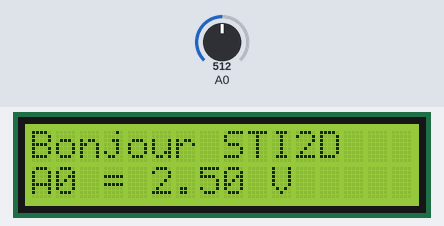
Simulated run of this sketch. Board: Arduino Uno, built with avr-gcc and run on an emulated ATmega328P. On the bench: 16×2 character LCD. The test bench sets the inputs (shaded band); at power-on: A0 = 512.

Above: at 1.2 s.
1.3 s: A0 set to 716
At 2.2 s:
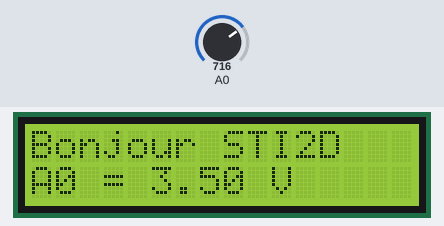
2.8 s: A0 set to 900
At 3.3 s:
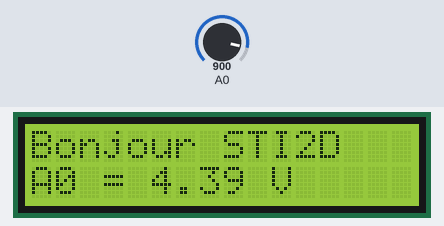
4.3 s: A0 set to 1023
At 5.6 s:
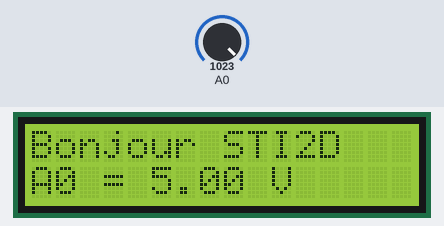
Timing chart, 0 to 7.3 s (numbered marks = the images above; inputs shaded):
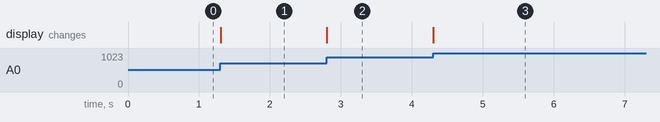

Measured:
- after the input at 1.3 s, the display: changes at once (image 1)
- after the input at 2.8 s, the display: changes at once (image 2)
- after the input at 4.3 s, the display: changes at once (image 3)

The sketch:

lcd_demo.ino
```cpp
// (licence header left out)
#include <LiquidCrystal.h>

// RS, E, D4, D5, D6, D7
LiquidCrystal lcd(12, 11, 5, 4, 3, 2);

void setup()
{
    lcd.begin(16, 2);
    lcd.print("Bonjour STI2D");
}

void loop()
{
    const float volts = analogRead(A0) * 5.0f / 1024.0f;
    lcd.setCursor(0, 1);
    lcd.print("A0 = ");
    lcd.print(volts, 2);      // Two decimals: "A0 = 2.50"
    lcd.print(" V");
    delay(2);
}
```
